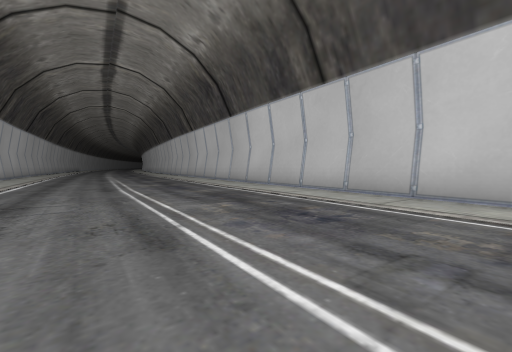
[1] (above)

16 first-person views from a walk through a 3-D level made in the Unity game engine. The camera is 1.2 m above the floor, tilts 2° down and sees 90° across. The floor is counted in squares, 2 m on a side. Each view is taken from the middle of a square. On the plan, view 1 faces up. The plan holds only what a view shows up to about 9 squares ahead; the rest is blank. The place goes on beyond the plan. The player is left out. Some animated figures are not drawn.

[2]
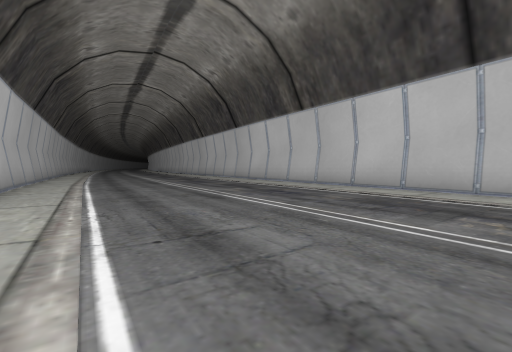

[3]
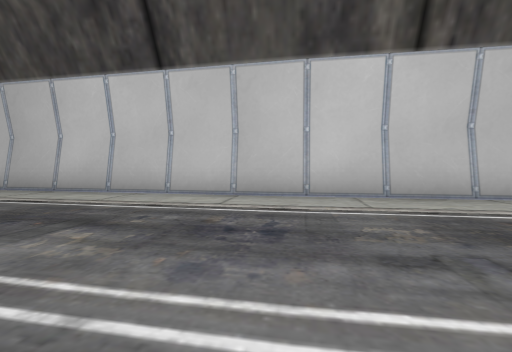

[4]
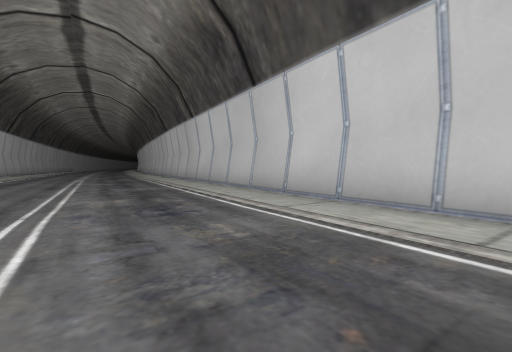

[5]
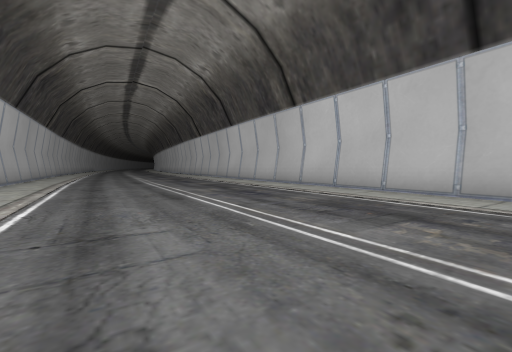

[6]
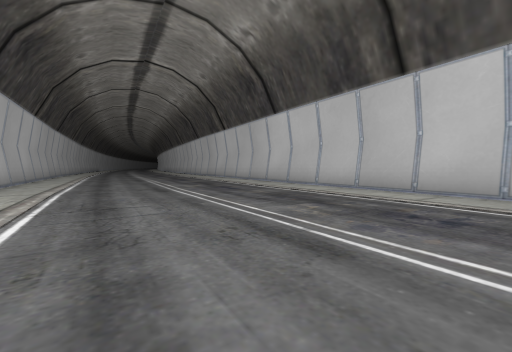

[7]
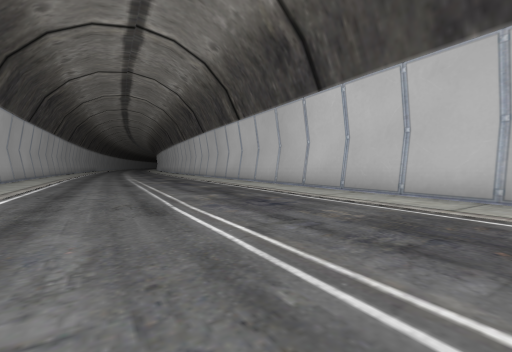

[8]
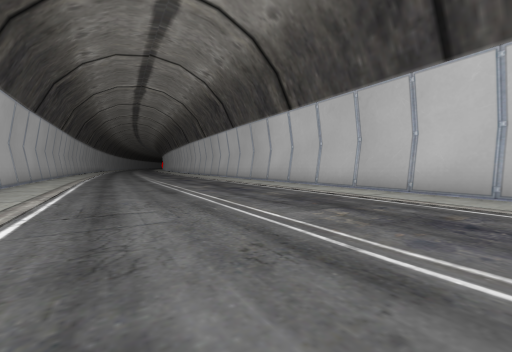

[9]
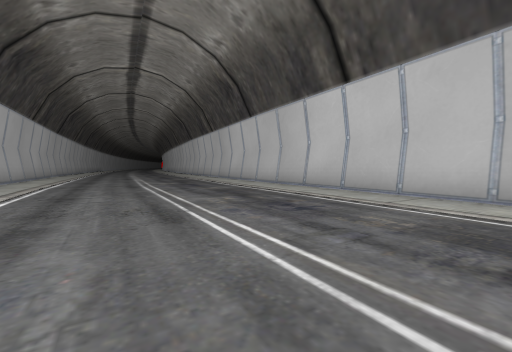

[10]
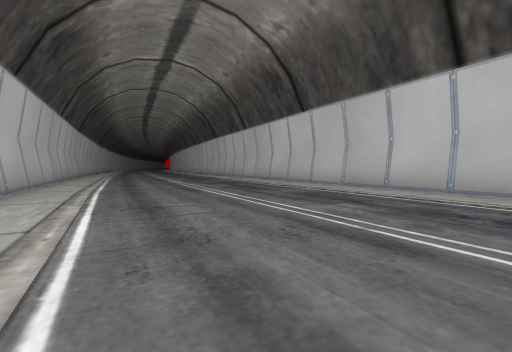

[11]
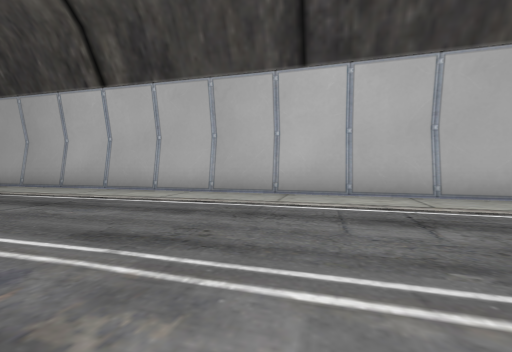

[12]
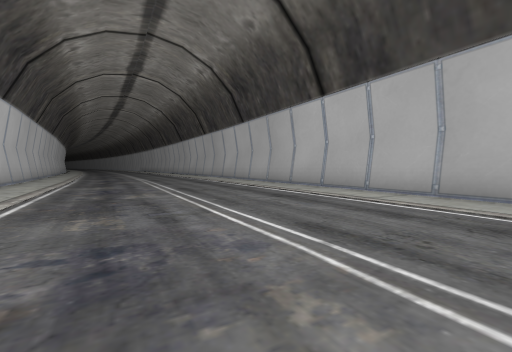

[13]
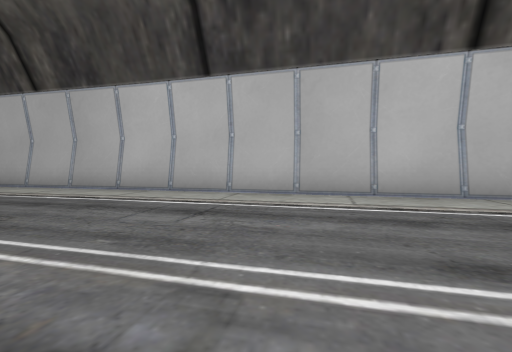

[14]
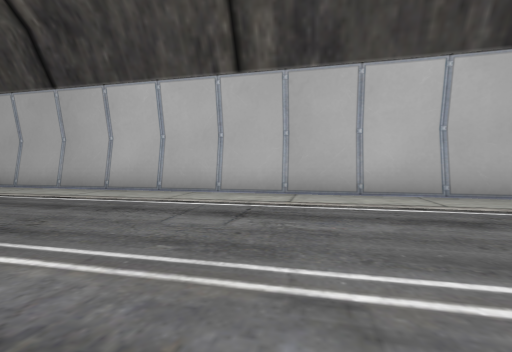

[15]
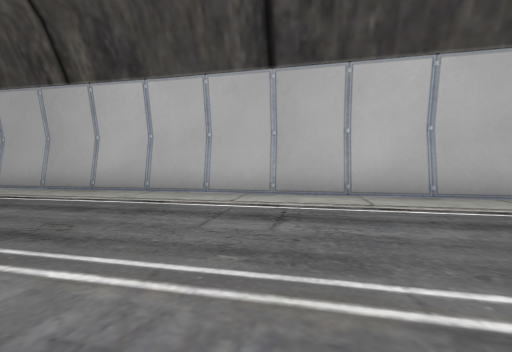

[16]
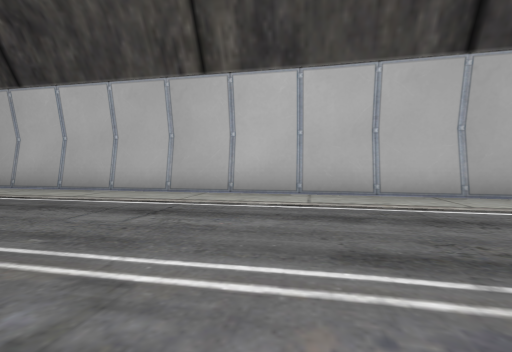

### Floor plan
Points are (right, up) in squares from view 1. A wall is a line through its corners. A room is listed if a view was taken in it or the views show most of it. See-through windows are left out.
Room 1 (views 1, 2, 3, 4, 5, 6, 7, 8, 9, 10, 11, 12, 13, 14, 15, 16)
walls: (-0.1, 8.6) (-10.8, 27.1); (-12.7, 13.6) (-2.2, -3.2); (0.3, 8.7) (-5.5, 18); (-20.4, 27) (-12.6, 13.5); (8.3, -3.1) (0.2, 8.9)
low walls: (-6.8, 4.3) (-2, -2.8)

Where each view was taken, in squares from view 1:
view 1: 0 up, 0 right, facing up
view 2: 3 down, 0 right, facing up
view 3: 3 down, 2 right, facing up-right
view 4: 4 up, 1 left, facing up
view 5: 6 up, 5 left, facing up
view 6: 9 up, 7 left, facing up
view 7: 12 up, 8 left, facing up
view 8: 14 up, 10 left, facing up
view 9: 17 up, 11 left, facing up
view 10: 18 up, 13 left, facing up
view 11: 27 up, 14 left, facing down-left
view 12: 27 up, 14 left, facing down
view 13: 20 up, 10 left, facing down-left
view 14: 15 up, 7 left, facing down-left
view 15: 10 up, 4 left, facing down-left
view 16: 7 up, 2 left, facing down-left
